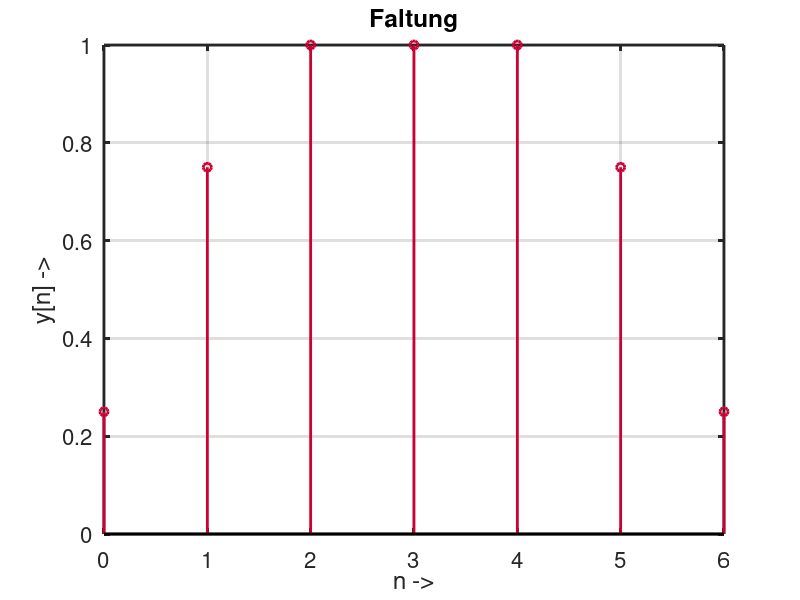

Source code (MATLAB):
%===============================================
% LTI_faltung_m.m
%
% Faltung y[n] = x[n] * h[n] in Matlab
% 
% (c) 2013 Christian Münker - Files zur Vorlesung "DSV auf FPGAs"
%===============================================
set(0,'DefaultAxesColorOrder', [0.8 0 0.2; 0 1 0; 0 0 1], ...
      'DefaultAxesLineStyleOrder','-|--|:|-.');

set(0,'DefaultAxesUnits','normalized');      
set(0,'DefaultAxesFontSize',16);
set(0,'defaultTextFontSize',16);
set(0,'defaultLineMarkerSize', 6);

set(0,'defaultaxeslinewidth',2);
set(0,'defaultlinelinewidth',2);
close all; % alle Plot-Fenster schließen
clear all; % alle Variablen aus Workspace löschen
%
h = [0.25 0.5 0.25]; 
x = [1, 1, 1, 1, 1];
y = conv(x, h); % Faltung
n = 0:length(y)-1; 
figure(1);
stem(n, y); grid on;
xlabel('n ->'); 
ylabel('y[n] ->');
title('Faltung');
%